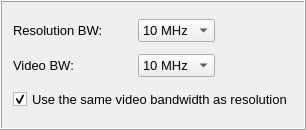
          <widget class="QFrame" name="videoBW_Frame">
           <property name="minimumSize">
            <size>
             <width>0</width>
             <height>130</height>
            </size>
           </property>
           <property name="maximumSize">
            <size>
             <width>16777215</width>
             <height>150</height>
            </size>
           </property>
           <property name="font">
            <font>
             <pointsize>10</pointsize>
            </font>
           </property>
           <property name="frameShape">
            <enum>QFrame::Box</enum>
           </property>
           <property name="frameShadow">
            <enum>QFrame::Raised</enum>
           </property>
           <layout class="QGridLayout" name="gridLayout_2">
            <item row="1" column="0">
             <widget class="QLabel" name="label_9">
              <property name="font">
               <font>
                <pointsize>10</pointsize>
               </font>
              </property>
              <property name="text">
               <string>Video BW:</string>
              </property>
             </widget>
            </item>
            <item row="1" column="1">
             <widget class="QComboBox" name="videoBW_comboBox">
              <item>
               <property name="text">
                <string>10 MHz</string>
               </property>
              </item>
              <item>
               <property name="text">
                <string>5 MHz</string>
               </property>
              </item>
              <item>
               <property name="text">
                <string>3 MHz</string>
               </property>
              </item>
              <item>
               <property name="text">
                <string>2 MHz</string>
               </property>
              </item>
              <item>
               <property name="text">
                <string>1 MHz</string>
               </property>
              </item>
              <item>
               <property name="text">
                <string>500 kHz</string>
               </property>
              </item>
              <item>
               <property name="text">
                <string>300 kHz</string>
               </property>
              </item>
              <item>
               <property name="text">
                <string>200 kHz</string>
               </property>
              </item>
              <item>
               <property name="text">
                <string>100 kHz</string>
               </property>
              </item>
              <item>
               <property name="text">
                <string>50 kHz</string>
               </property>
              </item>
              <item>
               <property name="text">
                <string>30 kHz</string>
               </property>
              </item>
              <item>
               <property name="text">
                <string>20 kHz</string>
               </property>
              </item>
              <item>
               <property name="text">
                <string>10 kHz</string>
               </property>
              </item>
              <item>
               <property name="text">
                <string>5 kHz</string>
               </property>
              </item>
              <item>
               <property name="text">
                <string>3 kHz</string>
               </property>
              </item>
              <item>
               <property name="text">
                <string>2 kHz</string>
               </property>
              </item>
              <item>
               <property name="text">
                <string>1 kHz</string>
               </property>
              </item>
              <item>
               <property name="text">
                <string>500 Hz</string>
               </property>
              </item>
              <item>
               <property name="text">
                <string>300 Hz</string>
               </property>
              </item>
              <item>
               <property name="text">
                <string>200 Hz</string>
               </property>
              </item>
              <item>
               <property name="text">
                <string>100 Hz</string>
               </property>
              </item>
              <item>
               <property name="text">
                <string>50 Hz</string>
               </property>
              </item>
              <item>
               <property name="text">
                <string>30 Hz</string>
               </property>
              </item>
              <item>
               <property name="text">
                <string>20 Hz</string>
               </property>
              </item>
              <item>
               <property name="text">
                <string>10 Hz</string>
               </property>
              </item>
              <item>
               <property name="text">
                <string>5 Hz</string>
               </property>
              </item>
              <item>
               <property name="text">
                <string>3 Hz</string>
               </property>
              </item>
              <item>
               <property name="text">
                <string>2 Hz</string>
               </property>
              </item>
              <item>
               <property name="text">
                <string>1 Hz</string>
               </property>
              </item>
             </widget>
            </item>
            <item row="0" column="0">
             <widget class="QLabel" name="label_8">
              <property name="font">
               <font>
                <pointsize>10</pointsize>
               </font>
              </property>
              <property name="text">
               <string>Resolution BW:        </string>
              </property>
             </widget>
            </item>
            <item row="2" column="0" colspan="3">
             <widget class="QCheckBox" name="same_RBW_VBW_checkBox">
              <property name="font">
               <font>
                <pointsize>10</pointsize>
               </font>
              </property>
              <property name="text">
               <string>Use the same video bandwidth as resolution</string>
              </property>
              <property name="checked">
               <bool>true</bool>
              </property>
             </widget>
            </item>
            <item row="0" column="1">
             <widget class="QComboBox" name="resolutionBW_comboBox">
              <property name="currentIndex">
               <number>0</number>
              </property>
              <item>
               <property name="text">
                <string>10 MHz</string>
               </property>
              </item>
              <item>
               <property name="text">
                <string>5 MHz</string>
               </property>
              </item>
              <item>
               <property name="text">
                <string>3 MHz</string>
               </property>
              </item>
              <item>
               <property name="text">
                <string>2 MHz</string>
               </property>
              </item>
              <item>
               <property name="text">
                <string>1 MHz</string>
               </property>
              </item>
              <item>
               <property name="text">
                <string>500 kHz</string>
               </property>
              </item>
              <item>
               <property name="text">
                <string>300 kHz</string>
               </property>
              </item>
              <item>
               <property name="text">
                <string>200 kHz</string>
               </property>
              </item>
              <item>
               <property name="text">
                <string>100 kHz</string>
               </property>
              </item>
              <item>
               <property name="text">
                <string>50 kHz</string>
               </property>
              </item>
              <item>
               <property name="text">
                <string>30 kHz</string>
               </property>
              </item>
              <item>
               <property name="text">
                <string>20 kHz</string>
               </property>
              </item>
              <item>
               <property name="text">
                <string>10 kHz</string>
               </property>
              </item>
              <item>
               <property name="text">
                <string>5 kHz</string>
               </property>
              </item>
              <item>
               <property name="text">
                <string>3 kHz</string>
               </property>
              </item>
              <item>
               <property name="text">
                <string>2 kHz</string>
               </property>
              </item>
              <item>
               <property name="text">
                <string>1 kHz</string>
               </property>
              </item>
              <item>
               <property name="text">
                <string>500 Hz</string>
               </property>
              </item>
              <item>
               <property name="text">
                <string>300 Hz</string>
               </property>
              </item>
              <item>
               <property name="text">
                <string>200 Hz</string>
               </property>
              </item>
              <item>
               <property name="text">
                <string>100 Hz</string>
               </property>
              </item>
              <item>
               <property name="text">
                <string>50 Hz</string>
               </property>
              </item>
              <item>
               <property name="text">
                <string>30 Hz</string>
               </property>
              </item>
              <item>
               <property name="text">
                <string>20 Hz</string>
               </property>
              </item>
              <item>
               <property name="text">
                <string>10 Hz</string>
               </property>
              </item>
              <item>
               <property name="text">
                <string>5 Hz</string>
               </property>
              </item>
              <item>
               <property name="text">
                <string>3 Hz</string>
               </property>
              </item>
              <item>
               <property name="text">
                <string>2 Hz</string>
               </property>
              </item>
              <item>
               <property name="text">
                <string>1 Hz</string>
               </property>
              </item>
             </widget>
            </item>
           </layout>
          </widget>
